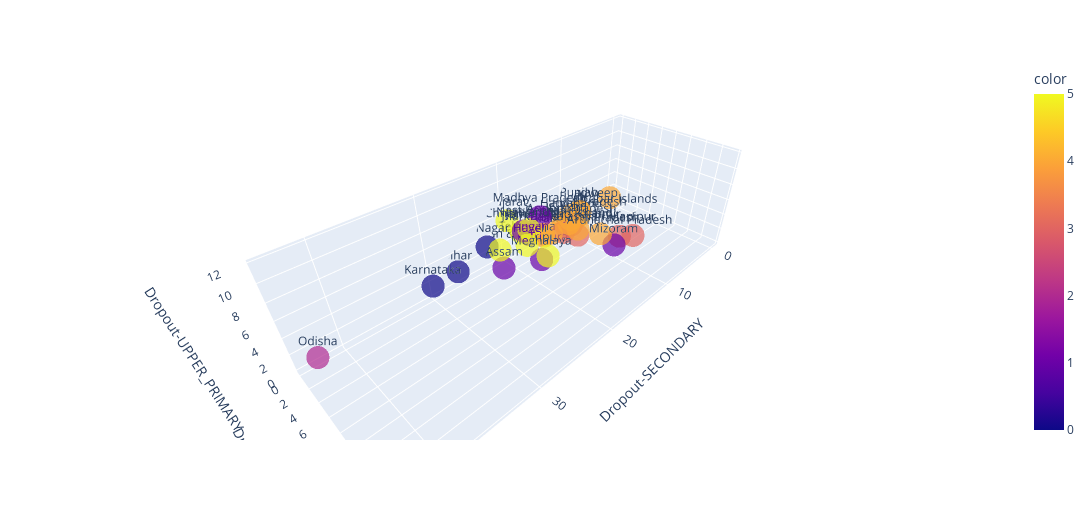

Notebook code cell kept with this figure:
### Code cell
fig = px.scatter_3d(dataset, y='Dropout-PRIMARY', z='Dropout-UPPER_PRIMARY', x='Dropout-SECONDARY',color=labels, opacity=0.7,text=states['State'])
fig.update_layout(width=1200, height=520)

### Figure 1 — Plotly figure (JSON) as saved in the notebook; plotly's stock layout.template omitted (floating-point values rounded to 4 significant figures)
{"data": [{"hovertemplate": "Dropout-SECONDARY=%{x}<br>Dropout-PRIMARY=%{y}<br>Dropout-UPPER_PRIMARY=%{z}<br>text=%{text}<br>color=%{marker.color}<extra></extra>", "legendgroup": "", "marker": {"color": [4, 3, 3, 1, 0, 4, 5, 0, 5, 4, 4, 5, 4, 4, 3, 1, 0, 4, 4, 1, 4, 3, 1, 1, 1, 2, 4, 4, 3, 4, 4, 5, 5, 4, 4, 5], "coloraxis": "coloraxis", "opacity": 0.7, "symbol": "circle"}, "mode": "markers+text", "name": "", "scene": "scene", "showlegend": false, "text": ["Andaman & Nicobar Islands", "Andhra Pradesh", "Arunachal Pradesh", "Assam", "Bihar", "Chandigarh", "Chhattisgarh", "Dadra & Nagar Haveli", "Daman & Diu", "Delhi", "Goa", "Gujarat", "Haryana", "Himachal Pradesh", "Jammu And Kashmir", "Jharkhand", "Karnataka", "Kerala", "Lakshadweep", "Madhya Pradesh", "Maharashtra", "Manipur", "Meghalaya", "Mizoram", "Nagaland", "Odisha", "Puducherry", "Punjab", "Rajasthan", "Sikkim", "Tamil Nadu", "Telangana", "Tripura", "Uttar Pradesh", "Uttarakhand", "West Bengal"], "type": "scatter3d", "x": [7.543, 13.69, 14.84, 28.09, 27.12, 0, 19.84, 23.26, 21.22, 8.677, 9.563, 20.07, 12.46, 7.843, 16.66, 21.88, 31.22, 12.08, 7.49, 21.62, 14.51, 12.65, 23.77, 20.67, 26.62, 42.97, 13.88, 9.163, 15.3, 12.67, 10.17, 19.49, 17.84, 9.067, 12.13, 18.07], "y": [0.8, 4.75, 12.29, 9.68, 0.6967, 0, 2.823, 1.013, 0.6533, 0, 0.31, 0.7967, 2.437, 0.5167, 6.183, 6.367, 2.437, 0, 0.8333, 7.613, 0.9267, 12.51, 9.98, 15.72, 10.7, 3.12, 0.4567, 2.11, 7.127, 3.48, 1.507, 3.37, 5.047, 5.607, 4.47, 2.19], "z": [1.143, 4.113, 6.59, 8.253, 2.353, 0.54, 5.023, 3.843, 2.223, 1.18, 0.02333, 5.72, 2.94, 0.72, 5.087, 7.293, 3.803, 0, 1.643, 9.81, 1.38, 5.76, 7.07, 10.03, 11.87, 3.473, 0.6133, 2.95, 4.507, 3.287, 1.92, 3.363, 1.923, 1.12, 2.683, 4.305]}], "layout": {"coloraxis": {"colorbar": {"title": {"text": "color"}}, "colorscale": [[0, "#0d0887"], [0.1111, "#46039f"], [0.2222, "#7201a8"], [0.3333, "#9c179e"], [0.4444, "#bd3786"], [0.5556, "#d8576b"], [0.6667, "#ed7953"], [0.7778, "#fb9f3a"], [0.8889, "#fdca26"], [1, "#f0f921"]]}, "height": 520, "legend": {"tracegroupgap": 0}, "margin": {"t": 60}, "scene": {"domain": {"x": [0, 1], "y": [0, 1]}, "xaxis": {"title": {"text": "Dropout-SECONDARY"}}, "yaxis": {"title": {"text": "Dropout-PRIMARY"}}, "zaxis": {"title": {"text": "Dropout-UPPER_PRIMARY"}}}, "width": 1200}}
